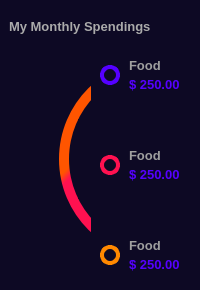
             <widget class="QFrame" name="spendingFrame">
              <property name="styleSheet">
               <string notr="true">QFrame {
	background-color: rgb(13, 9, 36);
	border: none;
	border-radius: 12px;
}
</string>
              </property>
              <property name="frameShape">
               <enum>QFrame::NoFrame</enum>
              </property>
              <property name="frameShadow">
               <enum>QFrame::Raised</enum>
              </property>
              <layout class="QVBoxLayout" name="verticalLayout_6">
               <property name="spacing">
                <number>0</number>
               </property>
               <property name="leftMargin">
                <number>0</number>
               </property>
               <property name="topMargin">
                <number>0</number>
               </property>
               <property name="rightMargin">
                <number>0</number>
               </property>
               <property name="bottomMargin">
                <number>0</number>
               </property>
               <item>
                <widget class="QFrame" name="monthly">
                 <property name="minimumSize">
                  <size>
                   <width>0</width>
                   <height>40</height>
                  </size>
                 </property>
                 <property name="maximumSize">
                  <size>
                   <width>16777215</width>
                   <height>30</height>
                  </size>
                 </property>
                 <property name="styleSheet">
                  <string notr="true">background-color: rgb(13, 9, 36);</string>
                 </property>
                 <property name="frameShape">
                  <enum>QFrame::NoFrame</enum>
                 </property>
                 <property name="frameShadow">
                  <enum>QFrame::Raised</enum>
                 </property>
                 <layout class="QHBoxLayout" name="horizontalLayout_9" stretch="0,0">
                  <property name="spacing">
                   <number>0</number>
                  </property>
                  <property name="leftMargin">
                   <number>5</number>
                  </property>
                  <property name="topMargin">
                   <number>5</number>
                  </property>
                  <property name="rightMargin">
                   <number>5</number>
                  </property>
                  <property name="bottomMargin">
                   <number>3</number>
                  </property>
                  <item>
                   <widget class="QLabel" name="label_6">
                    <property name="minimumSize">
                     <size>
                      <width>150</width>
                      <height>0</height>
                     </size>
                    </property>
                    <property name="maximumSize">
                     <size>
                      <width>150</width>
                      <height>16777215</height>
                     </size>
                    </property>
                    <property name="font">
                     <font>
                      <pointsize>10</pointsize>
                      <weight>75</weight>
                      <bold>true</bold>
                     </font>
                    </property>
                    <property name="styleSheet">
                     <string notr="true">color: rgb(170, 170, 170);</string>
                    </property>
                    <property name="text">
                     <string>My Monthly Spendings</string>
                    </property>
                   </widget>
                  </item>
                  <item>
                   <widget class="QPushButton" name="pushButton_7">
                    <property name="minimumSize">
                     <size>
                      <width>26</width>
                      <height>26</height>
                     </size>
                    </property>
                    <property name="maximumSize">
                     <size>
                      <width>26</width>
                      <height>26</height>
                     </size>
                    </property>
                    <property name="styleSheet">
                     <string notr="true">QPushButton {
	border: none;
	background-color: rgb(13, 9, 36);
	border-radius: 13;
}</string>
                    </property>
                    <property name="text">
                     <string/>
                    </property>
                    <property name="icon">
                     <iconset>
                      <normaloff>:/icons/icons/wink.svg</normaloff>:/icons/icons/wink.svg</iconset>
                    </property>
                    <property name="iconSize">
                     <size>
                      <width>24</width>
                      <height>24</height>
                     </size>
                    </property>
                   </widget>
                  </item>
                 </layout>
                </widget>
               </item>
               <item>
                <widget class="QFrame" name="frame_10">
                 <property name="minimumSize">
                  <size>
                   <width>0</width>
                   <height>250</height>
                  </size>
                 </property>
                 <property name="maximumSize">
                  <size>
                   <width>16777215</width>
                   <height>250</height>
                  </size>
                 </property>
                 <property name="styleSheet">
                  <string notr="true">background-color: rgb(13, 9, 36);</string>
                 </property>
                 <property name="frameShape">
                  <enum>QFrame::NoFrame</enum>
                 </property>
                 <property name="frameShadow">
                  <enum>QFrame::Raised</enum>
                 </property>
                 <layout class="QHBoxLayout" name="horizontalLayout_5">
                  <property name="spacing">
                   <number>0</number>
                  </property>
                  <property name="leftMargin">
                   <number>0</number>
                  </property>
                  <property name="topMargin">
                   <number>0</number>
                  </property>
                  <property name="rightMargin">
                   <number>0</number>
                  </property>
                  <property name="bottomMargin">
                   <number>0</number>
                  </property>
                  <item>
                   <widget class="QFrame" name="frame_11">
                    <property name="styleSheet">
                     <string notr="true"/>
                    </property>
                    <property name="frameShape">
                     <enum>QFrame::NoFrame</enum>
                    </property>
                    <property name="frameShadow">
                     <enum>QFrame::Raised</enum>
                    </property>
                    <layout class="QHBoxLayout" name="horizontalLayout_17">
                     <item>
                      <widget class="QFrame" name="frame_16">
                       <property name="styleSheet">
                        <string notr="true"/>
                       </property>
                       <property name="frameShape">
                        <enum>QFrame::NoFrame</enum>
                       </property>
                       <property name="frameShadow">
                        <enum>QFrame::Raised</enum>
                       </property>
                       <widget class="QFrame" name="frame_33">
                        <property name="geometry">
                         <rect>
                          <x>50</x>
                          <y>10</y>
                          <width>200</width>
                          <height>200</height>
                         </rect>
                        </property>
                        <property name="minimumSize">
                         <size>
                          <width>200</width>
                          <height>200</height>
                         </size>
                        </property>
                        <property name="maximumSize">
                         <size>
                          <width>200</width>
                          <height>200</height>
                         </size>
                        </property>
                        <property name="styleSheet">
                         <string notr="true">background-color: qlineargradient(spread:pad, x1:0, y1:0, x2:1, y2:1, stop:0 rgba(85, 0, 255, 255), stop:0.0340909 rgba(255, 85, 0, 255), stop:0.295455 rgba(255, 85, 0, 255), stop:0.323864 rgba(255, 17, 80, 255), stop:0.625 rgba(255, 17, 80, 255), stop:0.670455 rgba(85, 0, 255, 255));
border: none;
border-radius: 100px;</string>
                        </property>
                        <property name="frameShape">
                         <enum>QFrame::StyledPanel</enum>
                        </property>
                        <property name="frameShadow">
                         <enum>QFrame::Raised</enum>
                        </property>
                        <layout class="QHBoxLayout" name="horizontalLayout_20">
                         <item>
                          <widget class="QFrame" name="frame_34">
                           <property name="minimumSize">
                            <size>
                             <width>180</width>
                             <height>180</height>
                            </size>
                           </property>
                           <property name="maximumSize">
                            <size>
                             <width>180</width>
                             <height>180</height>
                            </size>
                           </property>
                           <property name="styleSheet">
                            <string notr="true">background-color: rgb(13, 9, 36);
border-radius: 90px;</string>
                           </property>
                           <property name="frameShape">
                            <enum>QFrame::NoFrame</enum>
                           </property>
                           <property name="frameShadow">
                            <enum>QFrame::Raised</enum>
                           </property>
                           <layout class="QHBoxLayout" name="horizontalLayout_21">
                            <item>
                             <widget class="QFrame" name="frame_32">
                              <property name="minimumSize">
                               <size>
                                <width>0</width>
                                <height>80</height>
                               </size>
                              </property>
                              <property name="maximumSize">
                               <size>
                                <width>16777215</width>
                                <height>80</height>
                               </size>
                              </property>
                              <property name="styleSheet">
                               <string notr="true">border: none;</string>
                              </property>
                              <property name="frameShape">
                               <enum>QFrame::NoFrame</enum>
                              </property>
                              <property name="frameShadow">
                               <enum>QFrame::Raised</enum>
                              </property>
                              <layout class="QVBoxLayout" name="verticalLayout_15">
                               <property name="spacing">
                                <number>0</number>
                               </property>
                               <property name="leftMargin">
                                <number>0</number>
                               </property>
                               <property name="topMargin">
                                <number>0</number>
                               </property>
                               <property name="rightMargin">
                                <number>0</number>
                               </property>
                               <property name="bottomMargin">
                                <number>0</number>
                               </property>
                               <item alignment="Qt::AlignHCenter|Qt::AlignVCenter">
                                <widget class="QLabel" name="label_18">
                                 <property name="font">
                                  <font>
                                   <pointsize>10</pointsize>
                                   <weight>50</weight>
                                   <bold>false</bold>
                                  </font>
                                 </property>
                                 <property name="styleSheet">
                                  <string notr="true">color: rgb(138, 138, 138);</string>
                                 </property>
                                 <property name="text">
                                  <string>Budget Report</string>
                                 </property>
                                </widget>
                               </item>
                               <item alignment="Qt::AlignHCenter|Qt::AlignVCenter">
                                <widget class="QLabel" name="label_19">
                                 <property name="font">
                                  <font>
                                   <pointsize>13</pointsize>
                                   <weight>75</weight>
                                   <bold>true</bold>
                                  </font>
                                 </property>
                                 <property name="styleSheet">
                                  <string notr="true">color: rgb(170, 170, 170);</string>
                                 </property>
                                 <property name="text">
                                  <string>$ 5, 200.00</string>
                                 </property>
                                </widget>
                               </item>
                               <item alignment="Qt::AlignHCenter|Qt::AlignVCenter">
                                <widget class="QLabel" name="label_20">
                                 <property name="font">
                                  <font>
                                   <pointsize>10</pointsize>
                                   <weight>50</weight>
                                   <bold>false</bold>
                                  </font>
                                 </property>
                                 <property name="styleSheet">
                                  <string notr="true">color: rgb(138, 138, 138);</string>
                                 </property>
                                 <property name="text">
                                  <string>Sep 2021</string>
                                 </property>
                                </widget>
                               </item>
                              </layout>
                             </widget>
                            </item>
                           </layout>
                          </widget>
                         </item>
                        </layout>
                       </widget>
                      </widget>
                     </item>
                    </layout>
                   </widget>
                  </item>
                  <item>
                   <widget class="QFrame" name="frame_13">
                    <property name="minimumSize">
                     <size>
                      <width>0</width>
                      <height>0</height>
                     </size>
                    </property>
                    <property name="maximumSize">
                     <size>
                      <width>150</width>
                      <height>16777215</height>
                     </size>
                    </property>
                    <property name="styleSheet">
                     <string notr="true">background-color: rgb(13, 9, 36);</string>
                    </property>
                    <property name="frameShape">
                     <enum>QFrame::NoFrame</enum>
                    </property>
                    <property name="frameShadow">
                     <enum>QFrame::Raised</enum>
                    </property>
                    <layout class="QVBoxLayout" name="verticalLayout_9">
                     <property name="spacing">
                      <number>20</number>
                     </property>
                     <property name="leftMargin">
                      <number>0</number>
                     </property>
                     <property name="topMargin">
                      <number>0</number>
                     </property>
                     <property name="rightMargin">
                      <number>0</number>
                     </property>
                     <property name="bottomMargin">
                      <number>0</number>
                     </property>
                     <item>
                      <widget class="QFrame" name="frame_4">
                       <property name="styleSheet">
                        <string notr="true">background-color: rgb(13, 9, 36);</string>
                       </property>
                       <property name="frameShape">
                        <enum>QFrame::NoFrame</enum>
                       </property>
                       <property name="frameShadow">
                        <enum>QFrame::Raised</enum>
                       </property>
                       <layout class="QHBoxLayout" name="horizontalLayout_10">
                        <property name="spacing">
                         <number>0</number>
                        </property>
                        <property name="leftMargin">
                         <number>0</number>
                        </property>
                        <property name="topMargin">
                         <number>0</number>
                        </property>
                        <property name="rightMargin">
                         <number>0</number>
                        </property>
                        <property name="bottomMargin">
                         <number>0</number>
                        </property>
                        <item>
                         <widget class="QFrame" name="frame_20">
                          <property name="minimumSize">
                           <size>
                            <width>20</width>
                            <height>20</height>
                           </size>
                          </property>
                          <property name="maximumSize">
                           <size>
                            <width>20</width>
                            <height>20</height>
                           </size>
                          </property>
                          <property name="styleSheet">
                           <string notr="true">QFrame {
	border: 4px solid  rgb(85, 0, 255);
	background-color: rgb(13, 9, 36);
	border-radius: 10;
}</string>
                          </property>
                          <property name="frameShape">
                           <enum>QFrame::NoFrame</enum>
                          </property>
                          <property name="frameShadow">
                           <enum>QFrame::Raised</enum>
                          </property>
                         </widget>
                        </item>
                        <item>
                         <widget class="QFrame" name="frame_21">
                          <property name="minimumSize">
                           <size>
                            <width>0</width>
                            <height>50</height>
                           </size>
                          </property>
                          <property name="maximumSize">
                           <size>
                            <width>16777215</width>
                            <height>50</height>
                           </size>
                          </property>
                          <property name="styleSheet">
                           <string notr="true"/>
                          </property>
                          <property name="frameShape">
                           <enum>QFrame::StyledPanel</enum>
                          </property>
                          <property name="frameShadow">
                           <enum>QFrame::Raised</enum>
                          </property>
                          <layout class="QVBoxLayout" name="verticalLayout_10">
                           <item alignment="Qt::AlignVCenter">
                            <widget class="QLabel" name="label_7">
                             <property name="font">
                              <font>
                               <pointsize>10</pointsize>
                               <weight>75</weight>
                               <bold>true</bold>
                              </font>
                             </property>
                             <property name="styleSheet">
                              <string notr="true">color: rgb(159, 159, 159);</string>
                             </property>
                             <property name="text">
                              <string>Food</string>
                             </property>
                            </widget>
                           </item>
                           <item alignment="Qt::AlignVCenter">
                            <widget class="QLabel" name="label_8">
                             <property name="font">
                              <font>
                               <pointsize>10</pointsize>
                               <weight>75</weight>
                               <bold>true</bold>
                              </font>
                             </property>
                             <property name="styleSheet">
                              <string notr="true">color: rgb(85, 0, 255);</string>
                             </property>
                             <property name="text">
                              <string>$ 250.00</string>
                             </property>
                            </widget>
                           </item>
                          </layout>
                         </widget>
                        </item>
                       </layout>
                      </widget>
                     </item>
                     <item>
                      <widget class="QFrame" name="frame_8">
                       <property name="styleSheet">
                        <string notr="true">background-color: rgb(13, 9, 36);</string>
                       </property>
                       <property name="frameShape">
                        <enum>QFrame::StyledPanel</enum>
                       </property>
                       <property name="frameShadow">
                        <enum>QFrame::Raised</enum>
                       </property>
                       <layout class="QHBoxLayout" name="horizontalLayout_11">
                        <property name="spacing">
                         <number>0</number>
                        </property>
                        <property name="leftMargin">
                         <number>0</number>
                        </property>
                        <property name="topMargin">
                         <number>0</number>
                        </property>
                        <property name="rightMargin">
                         <number>0</number>
                        </property>
                        <property name="bottomMargin">
                         <number>0</number>
                        </property>
                        <item>
                         <widget class="QFrame" name="frame_22">
                          <property name="minimumSize">
                           <size>
                            <width>20</width>
                            <height>20</height>
                           </size>
                          </property>
                          <property name="maximumSize">
                           <size>
                            <width>20</width>
                            <height>20</height>
                           </size>
                          </property>
                          <property name="styleSheet">
                           <string notr="true">QFrame {
	border: 4px solid rgb(255, 17, 80);
	background-color: rgb(13, 9, 36);
	border-radius: 10;
}</string>
                          </property>
                          <property name="frameShape">
                           <enum>QFrame::NoFrame</enum>
                          </property>
                          <property name="frameShadow">
                           <enum>QFrame::Raised</enum>
                          </property>
                         </widget>
                        </item>
                        <item>
                         <widget class="QFrame" name="frame_23">
                          <property name="minimumSize">
                           <size>
                            <width>0</width>
                            <height>50</height>
                           </size>
                          </property>
                          <property name="maximumSize">
                           <size>
                            <width>16777215</width>
                            <height>50</height>
                           </size>
                          </property>
                          <property name="styleSheet">
                           <string notr="true"/>
                          </property>
                          <property name="frameShape">
                           <enum>QFrame::StyledPanel</enum>
                          </property>
                          <property name="frameShadow">
                           <enum>QFrame::Raised</enum>
                          </property>
                          <layout class="QVBoxLayout" name="verticalLayout_11">
                           <item alignment="Qt::AlignVCenter">
                            <widget class="QLabel" name="label_9">
                             <property name="font">
                              <font>
                               <pointsize>10</pointsize>
                               <weight>75</weight>
                               <bold>true</bold>
                              </font>
                             </property>
                             <property name="styleSheet">
                              <string notr="true">color: rgb(159, 159, 159);</string>
                             </property>
                             <property name="text">
                              <string>Food</string>
                             </property>
                            </widget>
                           </item>
                           <item alignment="Qt::AlignVCenter">
                            <widget class="QLabel" name="label_10">
                             <property name="font">
                              <font>
                               <pointsize>10</pointsize>
                               <weight>75</weight>
                               <bold>true</bold>
                              </font>
                             </property>
                             <property name="styleSheet">
                              <string notr="true">color: rgb(85, 0, 255);</string>
                             </property>
                             <property name="text">
                              <string>$ 250.00</string>
                             </property>
                            </widget>
                           </item>
                          </layout>
                         </widget>
                        </item>
                       </layout>
                      </widget>
                     </item>
                     <item>
                      <widget class="QFrame" name="frame_12">
                       <property name="styleSheet">
                        <string notr="true">background-color: rgb(13, 9, 36);</string>
                       </property>
                       <property name="frameShape">
                        <enum>QFrame::StyledPanel</enum>
                       </property>
                       <property name="frameShadow">
                        <enum>QFrame::Raised</enum>
                       </property>
                       <layout class="QHBoxLayout" name="horizontalLayout_12">
                        <property name="spacing">
                         <number>0</number>
                        </property>
                        <property name="leftMargin">
                         <number>0</number>
                        </property>
                        <property name="topMargin">
                         <number>0</number>
                        </property>
                        <property name="rightMargin">
                         <number>0</number>
                        </property>
                        <property name="bottomMargin">
                         <number>0</number>
                        </property>
                        <item>
                         <widget class="QFrame" name="frame_24">
                          <property name="minimumSize">
                           <size>
                            <width>20</width>
                            <height>20</height>
                           </size>
                          </property>
                          <property name="maximumSize">
                           <size>
                            <width>20</width>
                            <height>20</height>
                           </size>
                          </property>
                          <property name="styleSheet">
                           <string notr="true">QFrame {
	border: 4px solid rgb(255, 136, 0);
	background-color: rgb(13, 9, 36);
	border-radius: 10;
}</string>
                          </property>
                          <property name="frameShape">
                           <enum>QFrame::NoFrame</enum>
                          </property>
                          <property name="frameShadow">
                           <enum>QFrame::Raised</enum>
                          </property>
                         </widget>
                        </item>
                        <item>
                         <widget class="QFrame" name="frame_25">
                          <property name="minimumSize">
                           <size>
                            <width>0</width>
                            <height>50</height>
                           </size>
                          </property>
                          <property name="maximumSize">
                           <size>
                            <width>16777215</width>
                            <height>50</height>
                           </size>
                          </property>
                          <property name="styleSheet">
                           <string notr="true"/>
                          </property>
                          <property name="frameShape">
                           <enum>QFrame::StyledPanel</enum>
                          </property>
                          <property name="frameShadow">
                           <enum>QFrame::Raised</enum>
                          </property>
                          <layout class="QVBoxLayout" name="verticalLayout_12">
                           <item alignment="Qt::AlignVCenter">
                            <widget class="QLabel" name="label_11">
                             <property name="font">
                              <font>
                               <pointsize>10</pointsize>
                               <weight>75</weight>
                               <bold>true</bold>
                              </font>
                             </property>
                             <property name="styleSheet">
                              <string notr="true">color: rgb(159, 159, 159);</string>
                             </property>
                             <property name="text">
                              <string>Food</string>
                             </property>
                            </widget>
                           </item>
                           <item alignment="Qt::AlignVCenter">
                            <widget class="QLabel" name="label_12">
                             <property name="font">
                              <font>
                               <pointsize>10</pointsize>
                               <weight>75</weight>
                               <bold>true</bold>
                              </font>
                             </property>
                             <property name="styleSheet">
                              <string notr="true">color: rgb(85, 0, 255);</string>
                             </property>
                             <property name="text">
                              <string>$ 250.00</string>
                             </property>
                            </widget>
                           </item>
                          </layout>
                         </widget>
                        </item>
                       </layout>
                      </widget>
                     </item>
                    </layout>
                   </widget>
                  </item>
                 </layout>
                </widget>
               </item>
              </layout>
             </widget>
